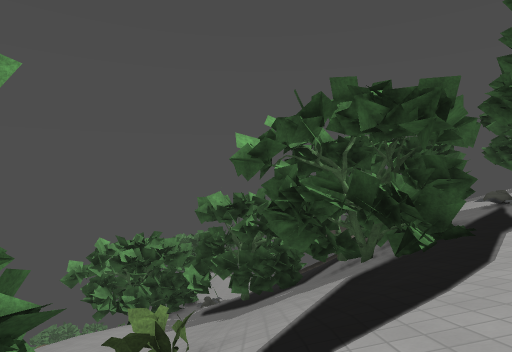
view 1 (above)

24 first-person views from a walk through a level from a Godot 3-D game. The camera is 1.5 m above the floor, tilts 2° down and sees 80° across. The floor is counted in squares, 2 m on a side. Each view is taken from the middle of a square. On the plan, view 1 faces up. The plan holds only what a view shows up to about 10 squares ahead; the rest is blank. The place goes on beyond the plan. Surface patterns are stand-ins for the level's own textures.

view 2
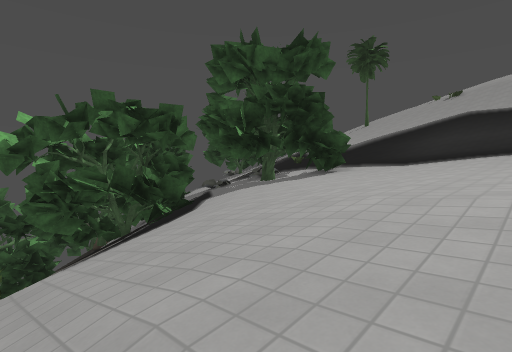

view 3
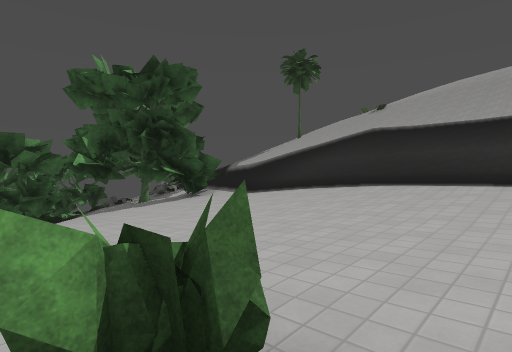

view 4
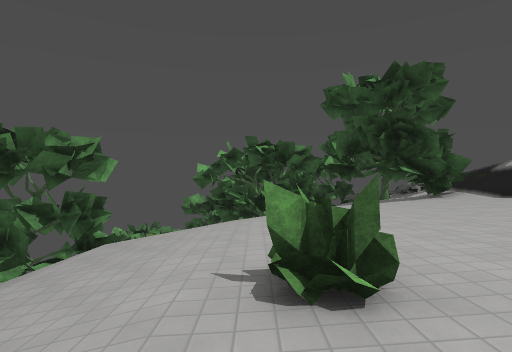

view 5
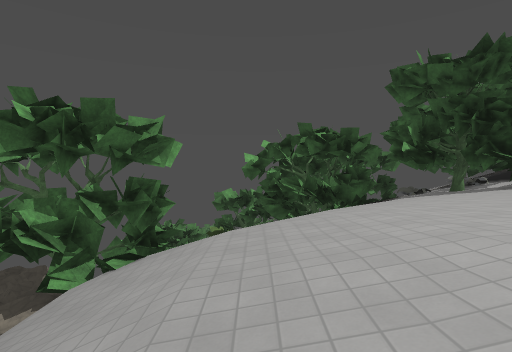

view 6
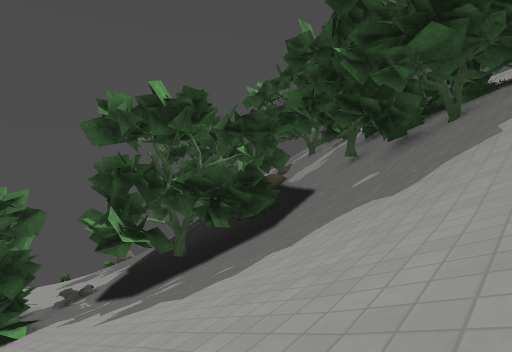

view 7
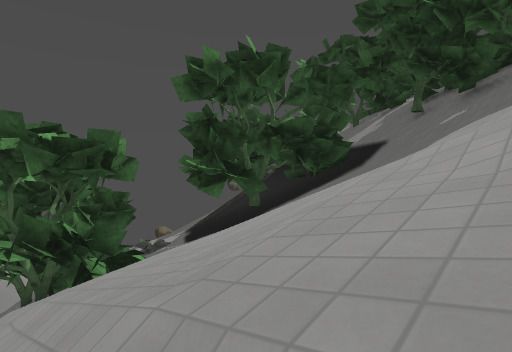

view 8
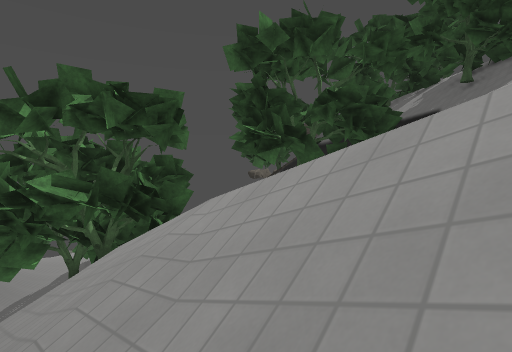

view 9
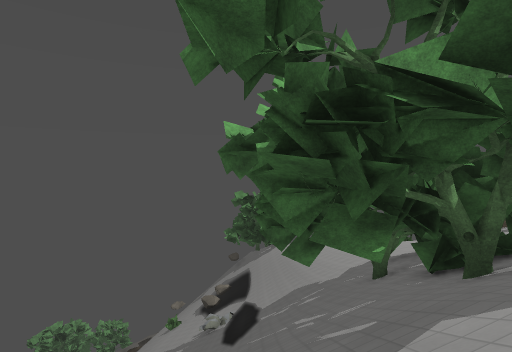

view 10
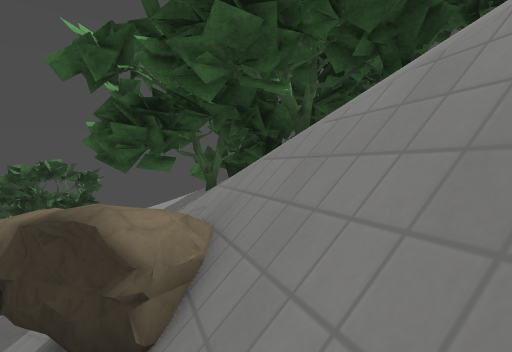

view 11
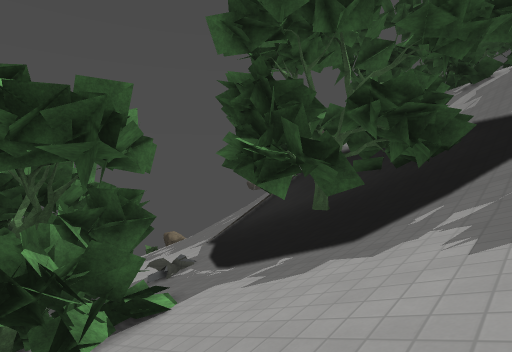

view 12
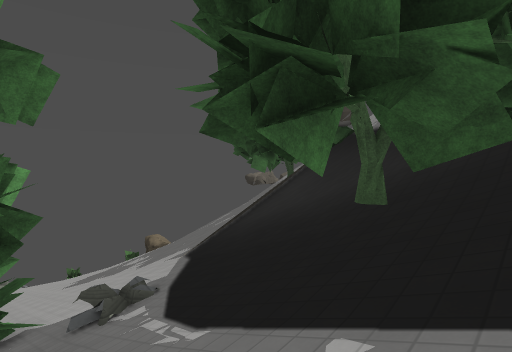

view 13
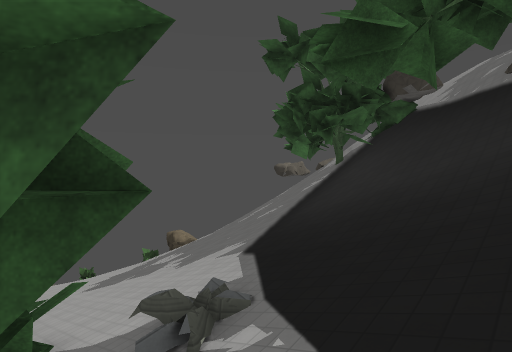

view 14
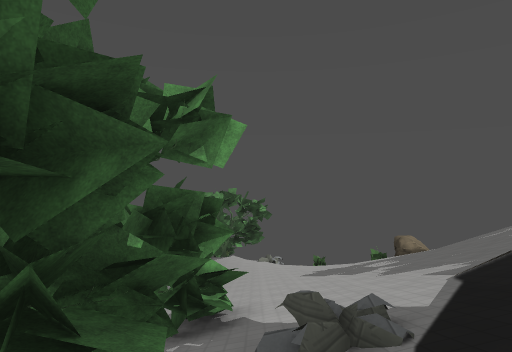

view 15
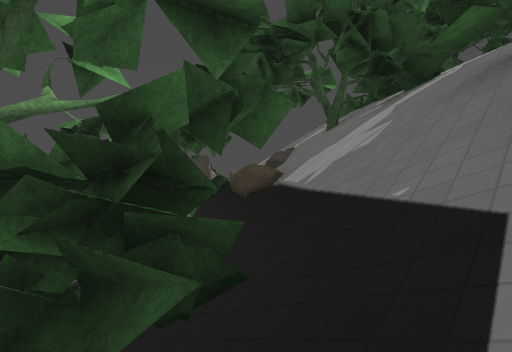

view 16
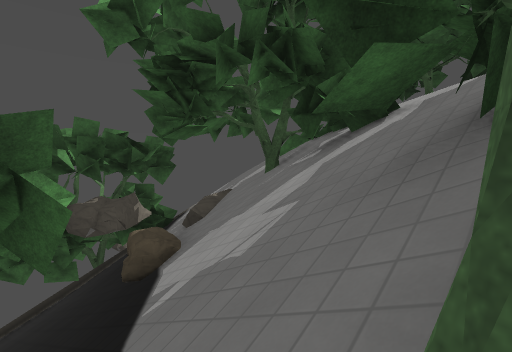

view 17
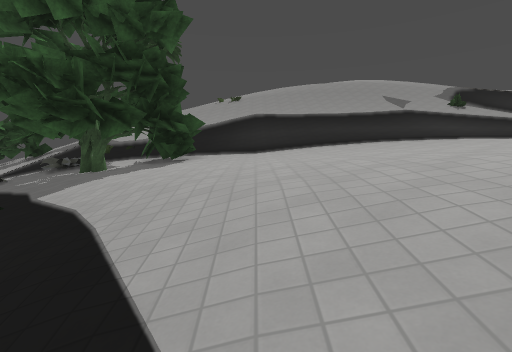

view 18
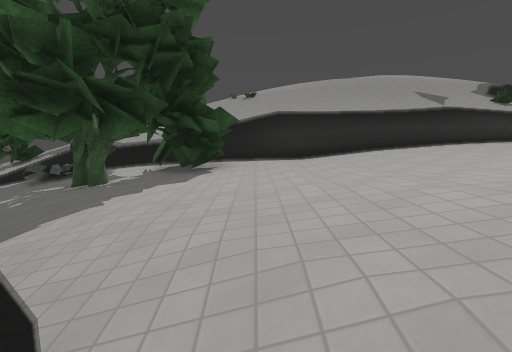

view 19
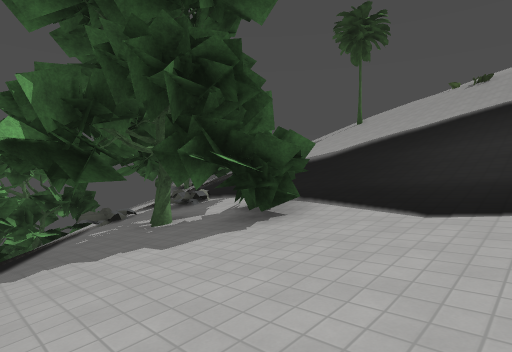

view 20
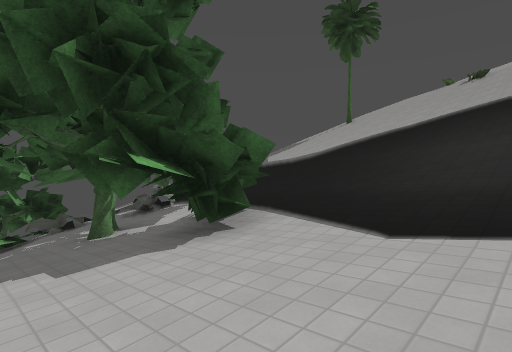

view 21
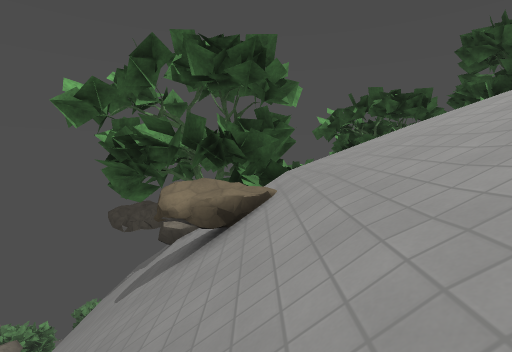

view 22
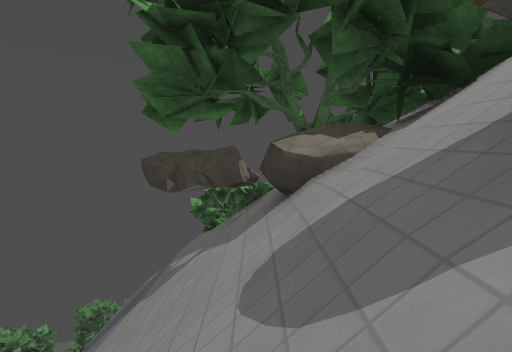

view 23
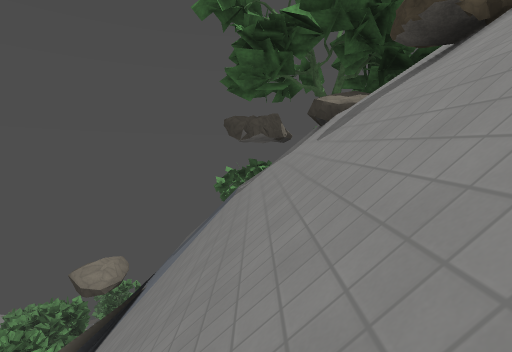

view 24
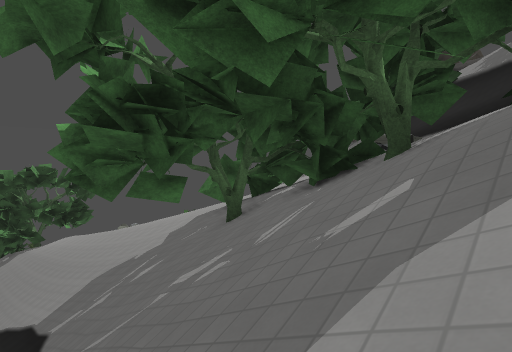

### Floor plan
Key: @ floor where view 1 was taken; # wall or solid block; x gap in a wall; . main floor; - floor 0.75 m lower than the main floor; _ floor 1.5 m lower than the main floor; / step, stairs or slope; = window, fence, low wall or low ledge; ^ raised ledge; v drop or lower ground.
Columns run from 10 left of view 1 to 17 right of it. Each row starts with its distance up from view 1.
 23   //////////=
 22   v//////////
 21    ///////////
 20 /##///////////
 19 //=////////////##
 18  ////##////////##/
 17 /////##///===####/
 16 /////##//=#####^#/
 15 ////=##/==###v^v///
 14 /////##/=###vvvv #/
 13 ///###//=###vv//##/   #
 12 ////=#//=####//###   /##
 11 ////////###^x//#/#  =x#
 10   ///////vvv//////  /=x
  9   ///////////##//=/===
  8   //////////##=/=#==#^
  7   //////////###//##=# v
  6   ///////////##  ## #v//
  5   / ////////=########vv//
  4   / /   ////=#/####=#vvv//
  3  v#v/^=#/#/==/__-##=##vv///
  2 vvvv/###/////__---####vvv///
  1 vvvv/###////_----.=###vvvv//
  0  v///###//@_----..=^##
 -1  v////////_----... ^# v
 -2   ////#///_--......=# vv
 -3   ////////_-.......=# vvv
 -4    ///////_-=......=# vvv
 -5     // // _-...... ^
 -6     /  /    .      ^

Positions as (right, up) in squares from view 1, and headings:
1: (0, 0), facing up
2: (-1, -2), facing up-right
3: (2, -5), facing up-right
4: (2, -6), facing up
5: (0, -5), facing up
6: (-5, 5), facing up-right
7: (-7, 6), facing up-right
8: (-8, 7), facing up-right
9: (-8, 11), facing up
10: (-10, 11), facing up-right
11: (-6, 9), facing up-right
12: (-4, 11), facing up-right
13: (-4, 13), facing up-right
14: (-3, 13), facing up
15: (0, 9), facing up-right
16: (2, 9), facing up-right
17: (-1, 1), facing right
18: (1, 2), facing right
19: (4, 0), facing up-right
20: (5, 0), facing up-right
21: (-3, -6), facing up
22: (-5, -3), facing up
23: (-6, -6), facing up
24: (-9, 13), facing up-right
